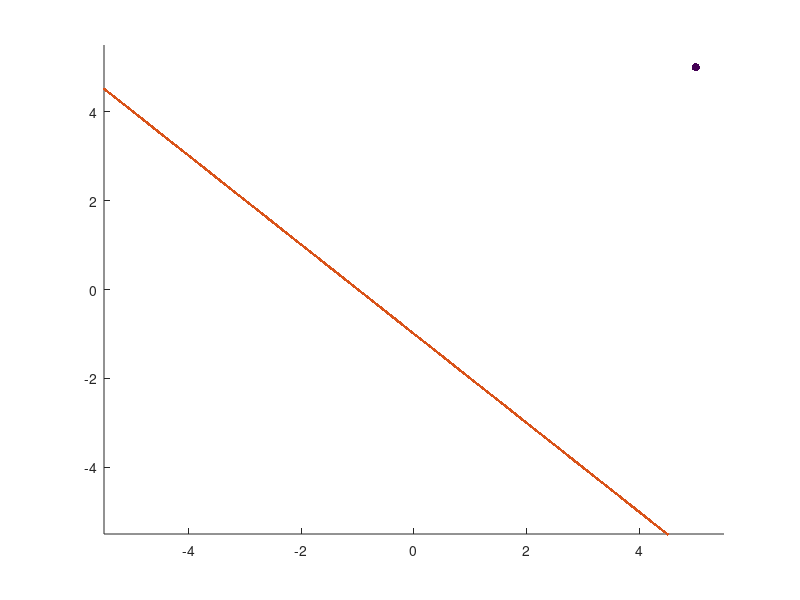

The MATLAB script that drew this image: (Note: this script raises an error after producing the figure.)
%Perceptrons Algorithm 
%Daniel Rodriguez Soto
%University of Guadalajara 
%08/31/21

clear
close all
clc

n = input('Integer number of points for training for two class \n');
if numel(n)>1
    error('It is not an integer ')
end
n = round(abs(n));
% Input vectors of training data
X = [];
% Desired output vector
d = [];
for i=1:n
    X(i,1) = input('Data Class 1 in coord x (-5 to 5) \n');
    if or(X(i,1)>5,X(i,1)<-5)
        error('Out of range')
    end
    X(i,2) = input('Data Class 1 in coord y (-5 to 5) \n');
    if or(X(i,1)>5,X(i,1)<-5)
        error('Out of range')
    end
    d(i) = 1;
end
for i=n+1:n+n
    X(i,1) = input('Data Class 2 in coord x (-5 to 5) \n');
    if or(X(i,1)>5,X(i,1)<-5)
        error('Out of range')
    end
    X(i,2) = input('Data Class 2 in coord y (-5 to 5) \n');
    if or(X(i,1)>5,X(i,1)<-5)
        error('Out of range')
    end
    d(i) = -1;
end

clc;

figure()
scatter(X(:,1),X(:,2),[],d,'filled')
xlim([-5.5 5.5])
ylim([-5.5 5.5])

% X = [X,ones(length(d),1)];
%Random initial weights and display them
w = rand(size(X,2),1);
disp('Initial random weight vector is:');
disp(w');


%initialise learning rate and epochs
lr = input('Learning rate \n');
epochs = input('Number of max epochs \n');

kk=0;

%Training 
while(1)
    error=0;
    for i=1:size(X,1)
        x=X(i,:)';
        net=w'*x;
        % Ouput of perceptron computed
        o(i)=sign(net);
        err=d(i)-o(i);
        error=error+err;
        % Weight change using perceptron rule
        w=w+lr*err*x;
        kk=kk+1;
        
        scatter(X(:,1),X(:,2),[],d,'filled')
        xlim([-5.5 5.5])
        ylim([-5.5 5.5])
        hold on
        xw = -5.5:0.01:5.5;
        yw = -(w(length(w)-1)/w(length(w)))*xw - (w(length(w))/w(length(w)-1));
        scatter(xw,yw,'.');
        hold off
        drawnow
        pause(0.4)
    end
    if (error==0)
        disp('Convergence')
        disp('Weight');
        disp(w');
        disp('Epochs');
        disp(epochs);
        disp('Error');
        disp(error);
        break;
    end
    while(epochs<kk)
        disp('No convergence')
        disp('Weight',w);
        disp(w);
        disp('Epochs');
        disp(epochs);
        disp('Error');
        disp(error);
        break;
    end
end
